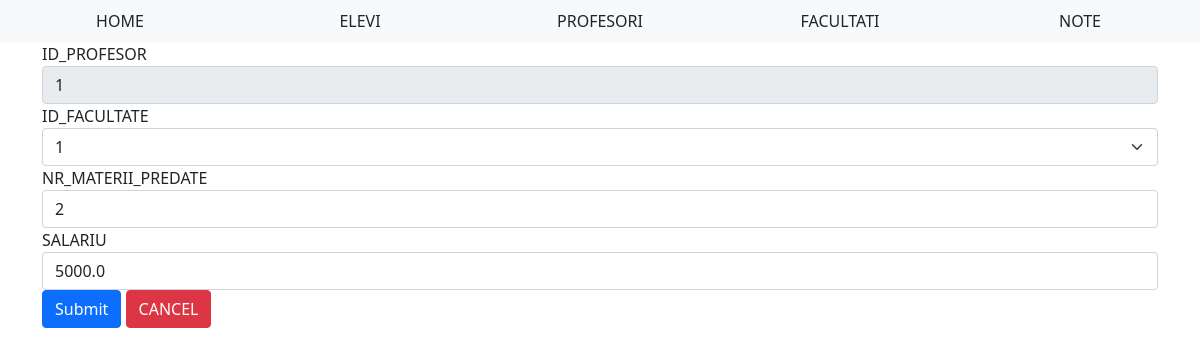
/modifica/profesori/1, run on the app's committed database.
### tables this page shows
CREATE TABLE PROFESORI(ID_PROFESOR INTEGER PRIMARY KEY, ID_FACULTATE INTEGER, NR_MATERII_PREDATE INTEGER, SALARIU REAL, FOREIGN KEY (ID_FACULTATE) REFERENCES FACULTATI(ID_FACULTATE));

### WebSite/routes.py (the view, shortened to what this page needs)
@app.route("/modifica/<string:tabela>/<int:id>", methods=["GET", "POST"])
def modifica(tabela: str, id: int):
    if request.method == "GET":
        try:
            id_type = get_id_type(tabela)
            numele_coloanelor, date_extrase = [], []
            posibilitati_inputuri = {}
            with sql.connect(DATABASE_NAME) as conn:
                c = conn.cursor()
                c.execute("PRAGMA foreign_keys = ON")
                c.execute(f"SELECT * FROM {tabela.upper()} WHERE {id_type} = {id}")
                date_extrase = c.fetchone()
                numele_coloanelor = [description[0] for description in c.description]
                if tabela.upper() == "ELEVI":
                    c.execute("SELECT ID_FACULTATE FROM FACULTATI")
                    posibilitati_inputuri['facultati'] = list(map(lambda x: x[0], c.fetchall()))
                    c.execute("SELECT ID_PROFESOR FROM PROFESORI")
                    posibilitati_inputuri['profesori'] = list(map(lambda x: x[0], c.fetchall()))
                if tabela.upper() == "PROFESORI":
                    c.execute("SELECT ID_FACULTATE FROM FACULTATI")
                    posibilitati_inputuri['facultati'] = list(map(lambda x: x[0], c.fetchall()))
            print(posibilitati_inputuri)
            return render_template('modificare.html', tabela=tabela, headers=numele_coloanelor,
                                   data=date_extrase, len=len(numele_coloanelor),
                                   posibilitati_inputuri=posibilitati_inputuri)
        except:
            flash("Eroare la deschiderea paginii de modificare", 'danger')
    return redirect('/')

### WebSite/__init__.py (called while the page is built)
def get_id_type(tabela: str) -> str:
    id_type = ""
    if tabela.upper() == "ELEVI":
        id_type = "NR_MATRICOL"
    elif tabela.upper() == "PROFESORI":
        id_type = "ID_PROFESOR"
    elif tabela.upper() == "FACULTATI":
        id_type = "ID_FACULTATE"
    elif tabela.upper() == "CATALOAGE":
        id_type = "NR_MATRICOL"
    return id_type

### WebSite/templates/modificare.html (shortened to what this page needs)
{% extends 'base.html' %}
{% block body %}
<div class="container">
  <form action="" method="POST">
    <div class="form-group">
      <label for="{{headers[0]}}">{{headers[0]}}</label>
      <input class="form-control" name="{{headers[0]}}" id="{{headers[0]}}" placeholder="{{data[0]}}" value="{{data[0]}}" readonly>
    </div>
      {% for i in range(1,len) %}
        {% if tabela == 'elevi' and headers[i] == 'ID_FACULTATE': %}
          <label for="{{headers[i]}}">{{headers[i]}}</label>
          <select class="form-select" name="{{headers[i]}}" >
            {% for posibilitate in posibilitati_inputuri['facultati'] %}
              <option value="{{posibilitate}}">{{posibilitate}}</option>
            {% endfor %}
          </select>
        {% elif tabela == 'profesori' and headers[i] == 'ID_FACULTATE': %}
          <label for="{{headers[i]}}">{{headers[i]}}</label>
          <select class="form-select" name="{{headers[i]}}" >
            {% for posibilitate in posibilitati_inputuri['facultati'] %}
              <option value="{{posibilitate}}">{{posibilitate}}</option>
            {% endfor %}
          </select>
        {% else %}
          <div class="form-group">
              <label for="{{headers[i]}}">{{headers[i]}}</label>
              <input type="text" class="form-control" id="{{headers[i]}}" name="{{headers[i]}}" placeholder="{{data[i]}}" value="{{data[i]}}">
          </div>
        {% endif %}
      {% endfor %}
      <button type="submit" class="btn btn-primary">Submit</button>
      <a href="/" class="btn btn-danger">CANCEL</a>
  </form>
</div>
{% endblock %}

### data on the page
PROFESORI: ID_PROFESOR "1", NR_MATERII_PREDATE "2" "5000.0"

### other printed values
{{ headers[0] }} "ID_PROFESOR"
{{ headers[i] }} "ID_FACULTATE"
{{ headers[i] }} "NR_MATERII_PREDATE" "SALARIU"
form field ID_FACULTATE "1"
